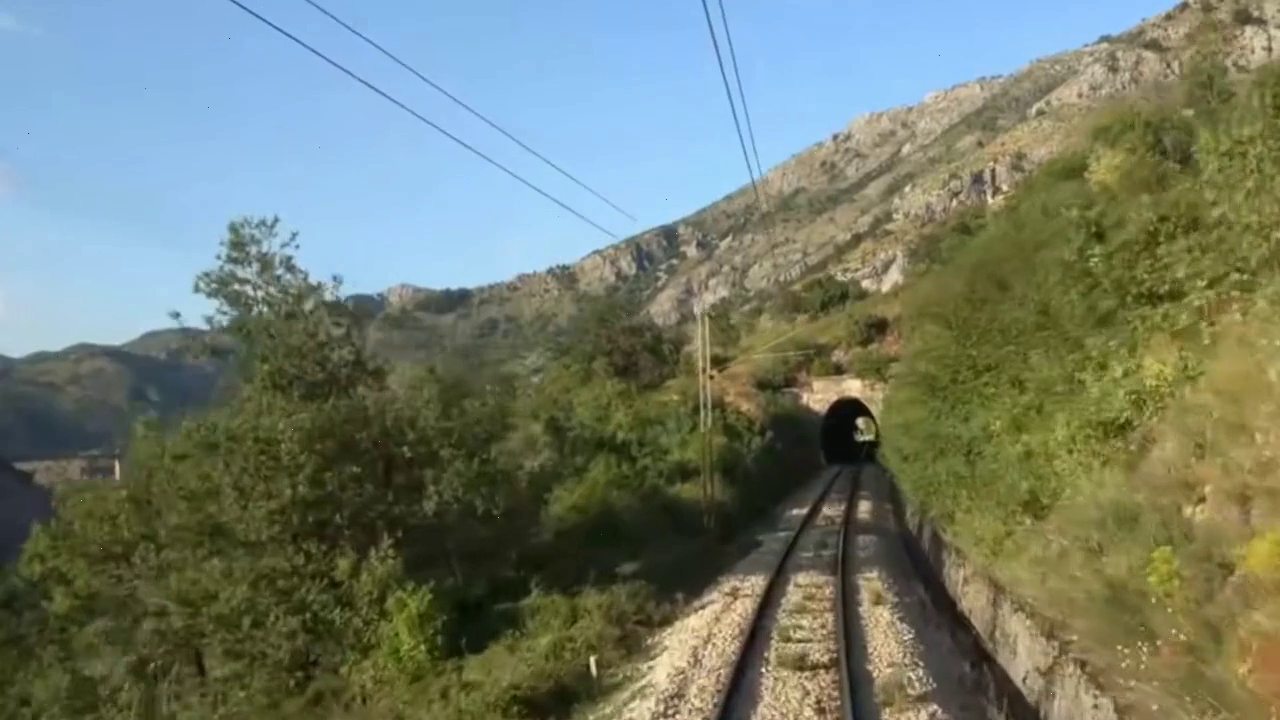
#> input picture frame 10 of partially_scrambled.mp4, 1280 x 720 px, given in place of cab_ride_trimmed.mkv, which was not available
$ python heatmap_video.py
#> lines starting #> are read from the running program, lines starting #| are printed output that depends on the picture; after the words box and inside, x2 and y2 are one past the last pixel; in counts of white or black regions, pixels touching at a corner belong together; pictures that were not available may be replaced by others from this repository, and a replacement may not be noted
import cv2
import numpy as np
import matplotlib.pyplot as plt
from matplotlib import cm

# Paths
input_video_path = 'cab_ride_trimmed.mkv'   # Replace with your input video path
output_video_path = 'output_with_heatmap.mp4'  # Desired output path

# Reference pixel position (x, y)
ref_x, ref_y = 100, 100  # Example coordinates; adjust as needed

# Open the video
cap = cv2.VideoCapture(input_video_path)

# Get video properties
fps = cap.get(cv2.CAP_PROP_FPS)
frame_width  = int(cap.get(cv2.CAP_PROP_FRAME_WIDTH))
frame_height = int(cap.get(cv2.CAP_PROP_FRAME_HEIGHT))
fourcc = cv2.VideoWriter_fourcc(*'mp4v')  # Codec

# Initialize VideoWriter
out = cv2.VideoWriter(output_video_path, fourcc, fps, (frame_width, frame_height))

i = 0
while cap.isOpened() and i < 100:
    ret, frame = cap.read()
#> frame is the input picture: shape (720, 1280, 3); mean B, G, R 109.6, 124, 113.6
    i += 1
    print(i)
    if not ret:
        break

    # Ensure the reference pixel is within frame boundaries
    if ref_x >= frame_width or ref_y >= frame_height:
        print(f"Reference pixel ({ref_x}, {ref_y}) is out of frame boundaries.")
        break

    # Get the reference pixel color (in BGR format)
    ref_color = frame[ref_y, ref_x].astype(float)  # Shape: (3,)
#> ref_color = [228, 184, 137]

    # Compute color similarity
    # Calculate Euclidean distance in color space
    diff = frame.astype(float) - ref_color  # Broadcasting
    distance = np.linalg.norm(diff, axis=2)  # Shape: (height, width)

    # Normalize distance to [0, 1]
    max_distance = np.sqrt(3 * (255 ** 2))  # Maximum possible distance in BGR
    normalized_distance = distance / max_distance  # Closer colors have smaller values
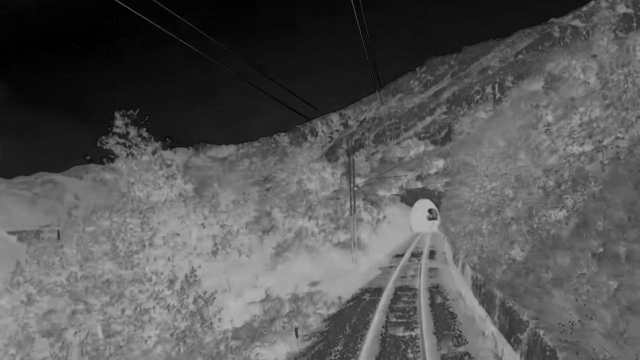
#> normalized_distance: shape (720, 1280) float64 (shown at 1/2 size); min 0, max 0.72, mean 0.342

    # Invert distances so that similar colors have higher values
    similarity = 1 - normalized_distance  # Values between 0 and 1
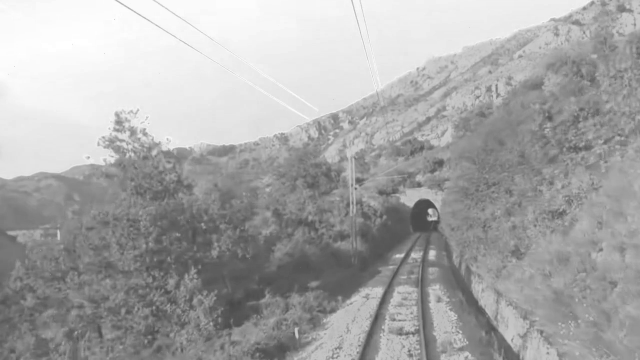
#> similarity: shape (720, 1280) float64 (shown at 1/2 size); min 0.28, max 1, mean 0.658

    # Convert similarity to a heatmap
    heatmap = (similarity * 255).astype(np.uint8)
    heatmap_color = cv2.applyColorMap(heatmap, cv2.COLORMAP_JET)
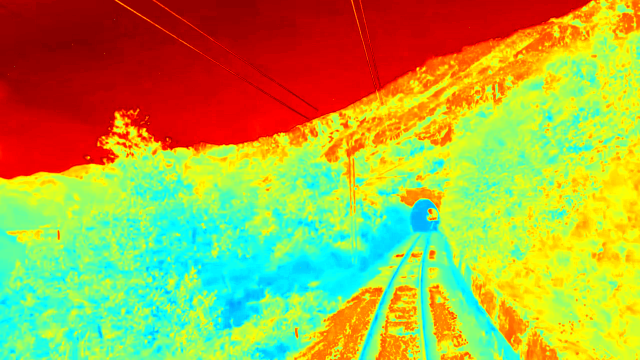
#> heatmap_color: shape (720, 1280, 3) (shown at 1/2 size); mean B, G, R 66.7, 171.4, 171.7

    # Blend the heatmap with the original frame
    alpha = 0.6  # Transparency factor
    overlay = cv2.addWeighted(frame, 1 - alpha, heatmap_color, alpha, 0)
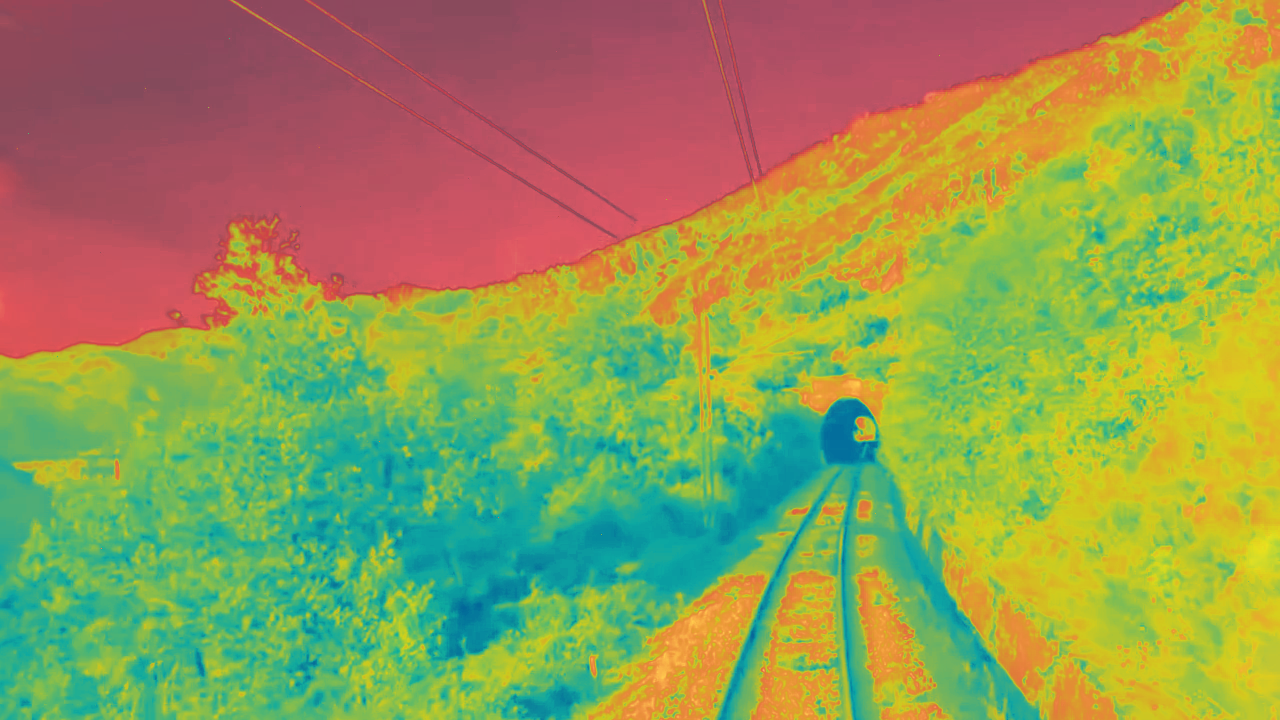
#> overlay: shape (720, 1280, 3); mean B, G, R 83.9, 152.5, 148.4

    # Optionally, mark the reference pixel
    cv2.circle(overlay, (ref_x, ref_y), radius=5, color=(255, 255, 255), thickness=2)
#> overlay: shape (720, 1280, 3); 0.01% of pixels changed, all inside (x1, y1, x2, y2) = (94, 94, 107, 107)

    # Write the frame to the output video
    out.write(overlay)

    # (Optional) Display the frame for debugging
    # cv2.imshow('Heatmap Overlay', overlay)
    # if cv2.waitKey(1) & 0xFF == ord('q'):
    #     break

cap.release()
out.release()
cv2.destroyAllWindows()
print(f"Output video saved to {output_video_path}")

$ run again, starting later in the video
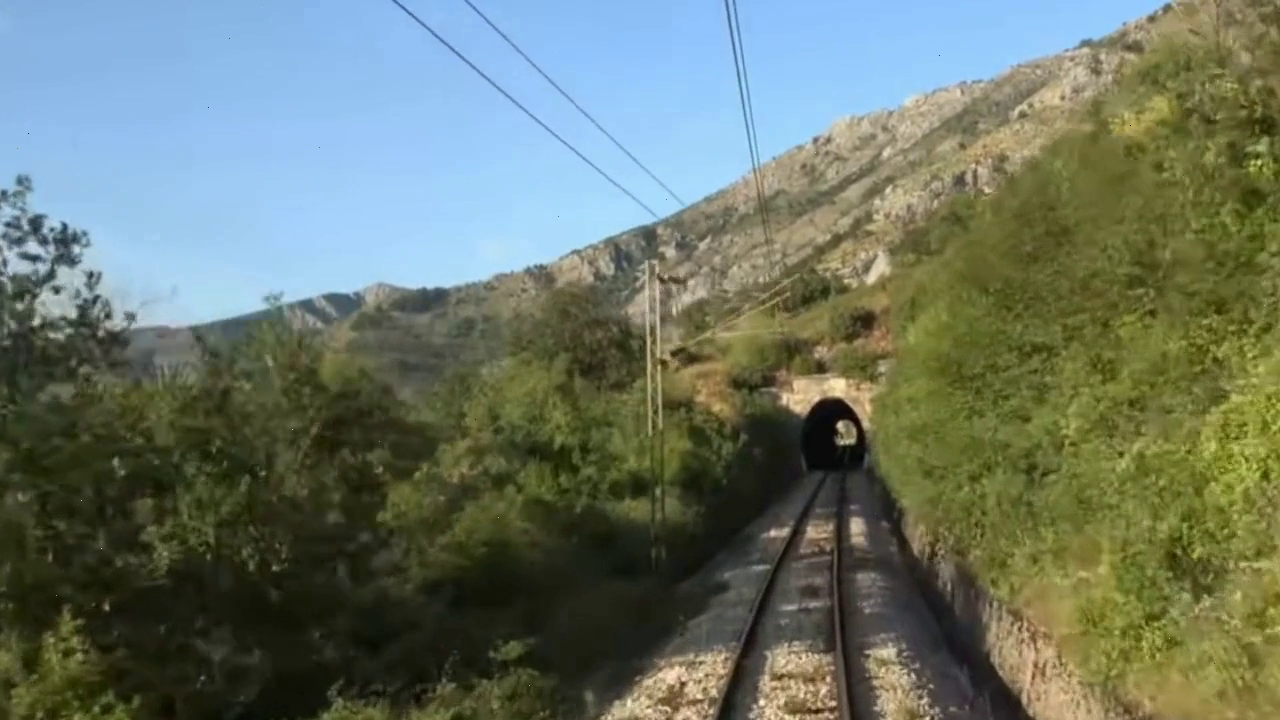
#> input picture frame 45 of partially_scrambled.mp4, 1280 x 720 px, given in place of cab_ride_trimmed.mkv, which was not available
#> frame is the input picture: shape (720, 1280, 3); mean B, G, R 103.3, 117.3, 105.9
#> ref_color = [234, 187, 143]
#> `heatmap_color = cv2.applyColorMap(heatmap, cv2.COLORMAP_JET)`:
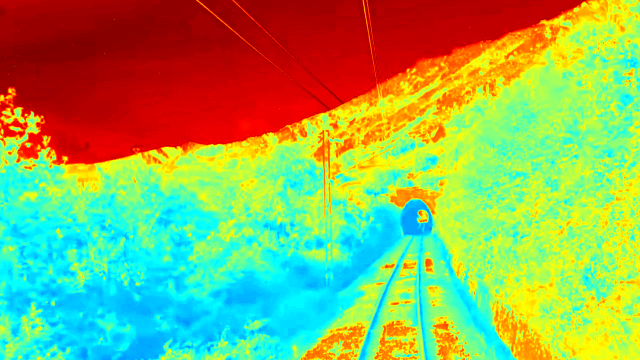
#> heatmap_color: shape (720, 1280, 3) (shown at 1/2 size); mean B, G, R 92.8, 173.8, 144.5
#> `overlay = cv2.addWeighted(frame, 1 - alpha, heatmap_color, alpha, 0)`:
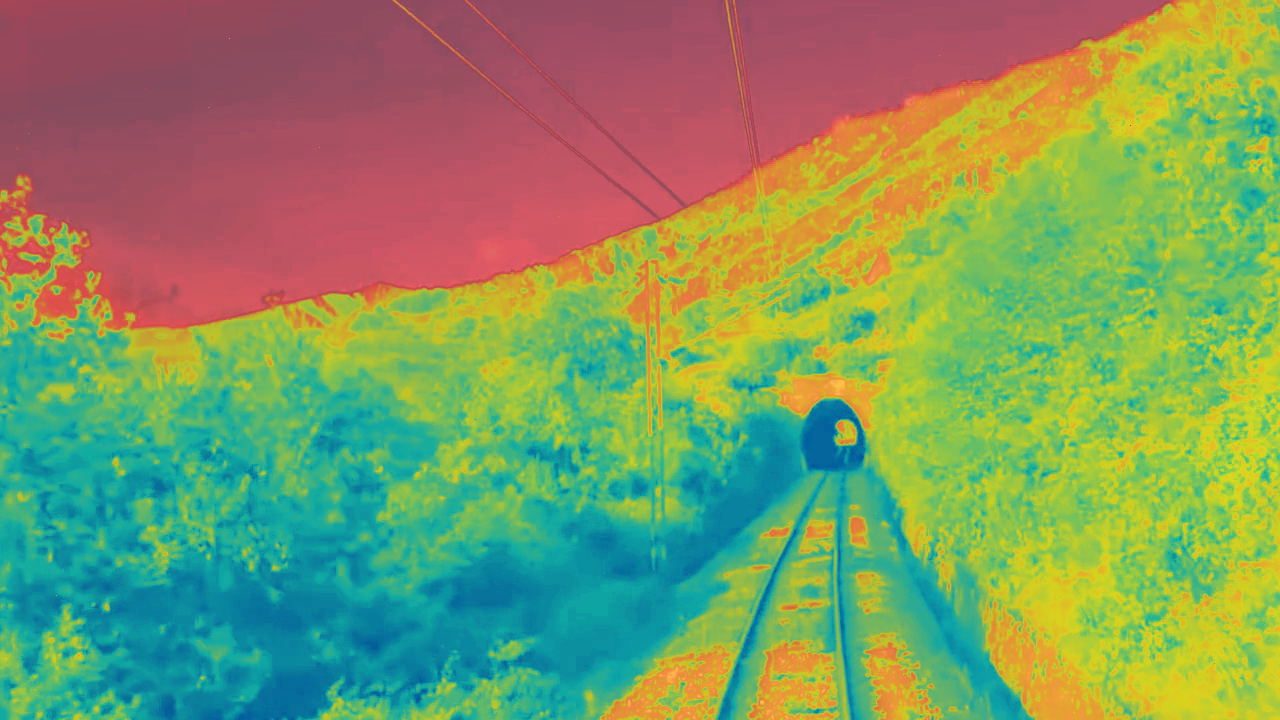
#> overlay: shape (720, 1280, 3); mean B, G, R 97, 151.2, 129.1

$ run again, starting later in the video
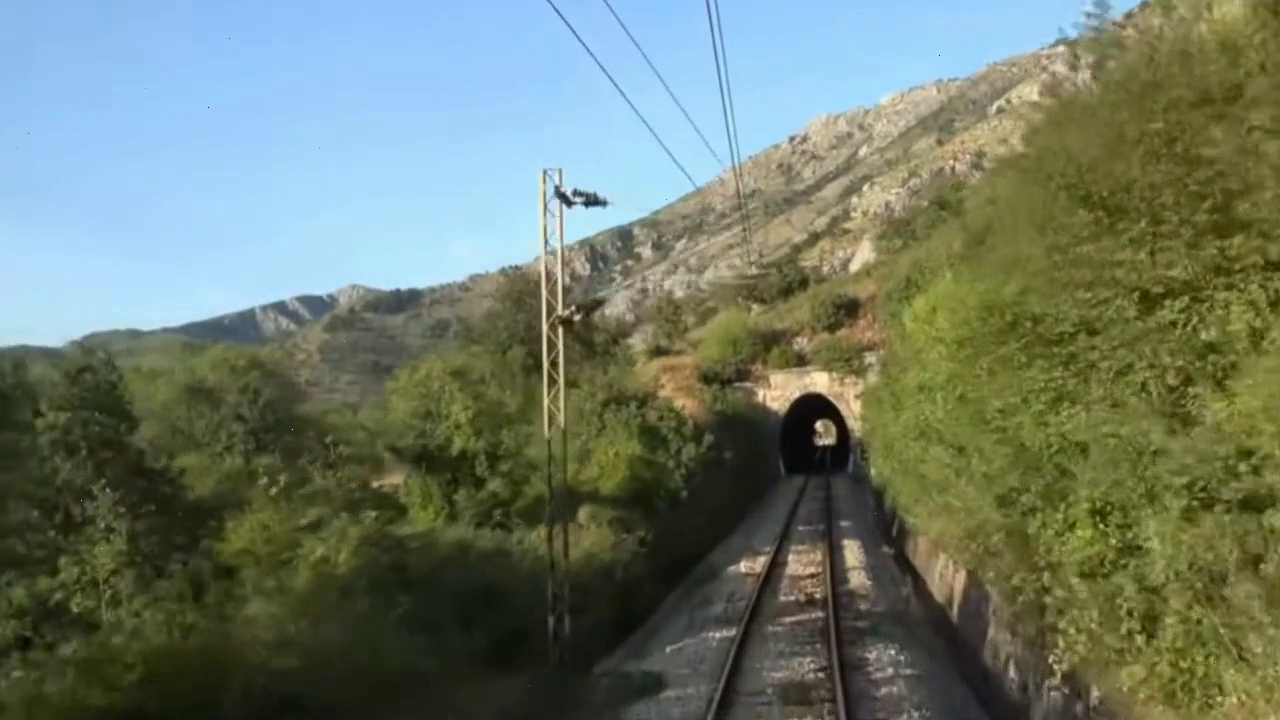
#> input picture frame 80 of partially_scrambled.mp4, 1280 x 720 px, given in place of cab_ride_trimmed.mkv, which was not available
#> frame is the input picture: shape (720, 1280, 3); mean B, G, R 105.2, 120.9, 108.5
#> ref_color = [244, 199, 150]
#> `heatmap_color = cv2.applyColorMap(heatmap, cv2.COLORMAP_JET)`:
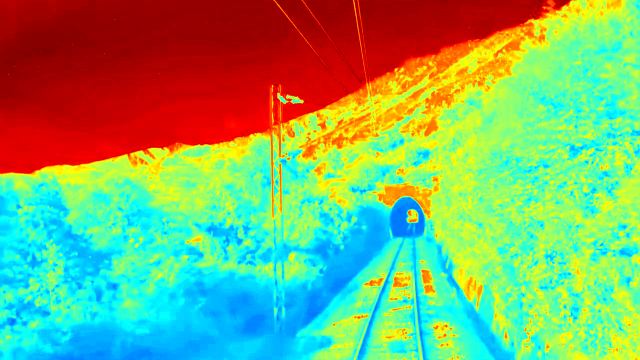
#> heatmap_color: shape (720, 1280, 3) (shown at 1/2 size); mean B, G, R 109.7, 173.1, 126.9
#> `overlay = cv2.addWeighted(frame, 1 - alpha, heatmap_color, alpha, 0)`:
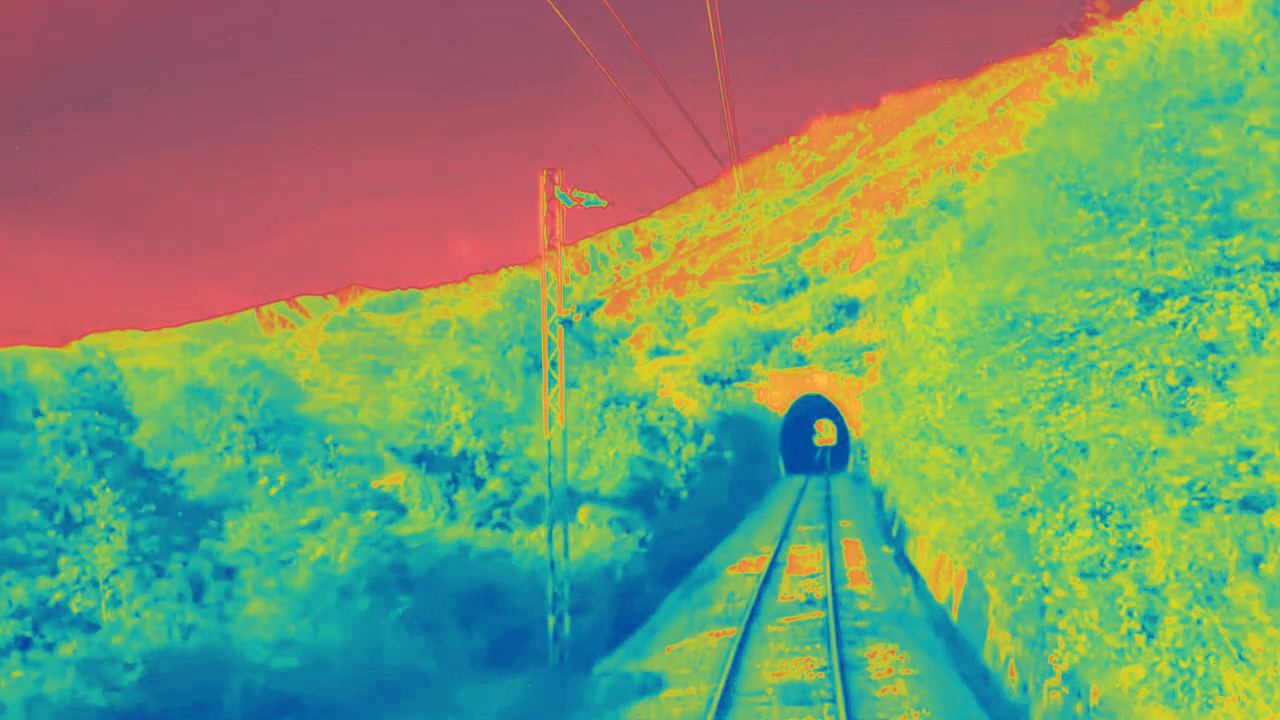
#> overlay: shape (720, 1280, 3); mean B, G, R 107.9, 152.2, 119.6
